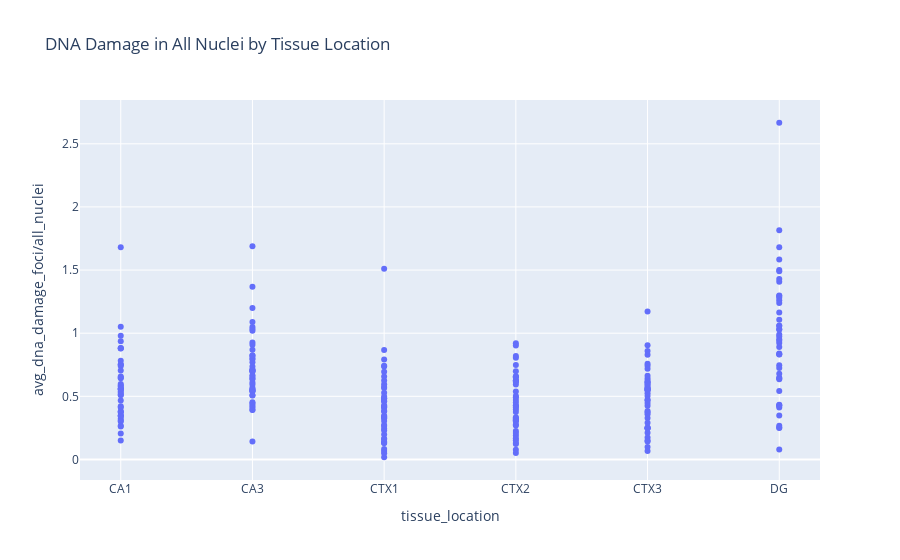

Notebook source saved alongside this figure:
### Code cell
# Create the plot
fig = px.scatter(df, x='tissue_location', y='avg_dna_damage_foci/all_nuclei',
                 hover_data=['staining_id'], title='DNA Damage in All Nuclei by Tissue Location')

# Show the plot
fig.show()

### Figure 1 — Plotly figure (JSON) as saved in the notebook; plotly's stock layout.template omitted (floating-point values rounded to 4 significant figures; data arrays with more than 128 entries replaced by an {"elided": "..."} marker saying what was removed)
{"data": [{"customdata": {"elided": "252x1 int values"}, "hovertemplate": "tissue_location=%{x}<br>avg_dna_damage_foci/all_nuclei=%{y}<br>staining_id=%{customdata[0]}<extra></extra>", "legendgroup": "", "marker": {"color": "#636efa", "symbol": "circle"}, "mode": "markers", "name": "", "orientation": "v", "showlegend": false, "type": "scatter", "x": {"elided": "252 str values"}, "xaxis": "x", "y": {"elided": "252 float values"}, "yaxis": "y"}], "layout": {"legend": {"tracegroupgap": 0}, "title": {"text": "DNA Damage in All Nuclei by Tissue Location"}, "xaxis": {"anchor": "y", "domain": [0, 1], "title": {"text": "tissue_location"}}, "yaxis": {"anchor": "x", "domain": [0, 1], "title": {"text": "avg_dna_damage_foci/all_nuclei"}}}}
